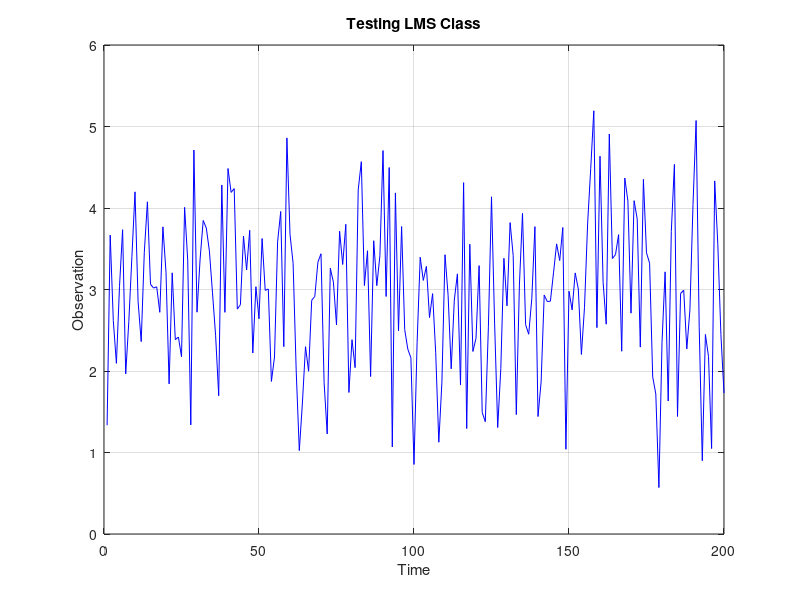

The MATLAB script that drew this image: (Note: this script raises an error after producing the figure.)
addpath("./Technique/")
rng(8988466)
x = [1 1 1]';
u = [1 1 1];
N = 200;
n = 1:N;
noise = randn(1,N);

d = u*x + noise;
%% Figures
figure(1)
plot(n,d,'b')
xlabel('Time')
ylabel('Observation')
title('Testing LMS Class')
hold on
grid on

%% Criando a técnica
tec1 = [Lms(); ...
        Lms('H_ini', [0 0 0]); ...
        Lms('n_win', 50); ...
        Lms('mu', 0.5); ...
        Lms('epsilon', 0.1)];
buf_obs = zeros(tec1(2).y_dim, tec1(2).n_win);
buf_st = zeros(tec1(2).x_dim, tec1(2).n_win);
y_hat = zeros(tec1(2).y_dim, N);
u_hat = zeros(tec1(2).y_dim, tec1(2).x_dim, N);
for i = 1:N
    buf_obs = update_buffer(buf_obs, d(i));
    buf_st = update_buffer(buf_st, x);
    y_hat(i) = tec1(2).apply(buf_obs, buf_st);
    u_hat(:,:,i) = tec1(2).get_H();
end

plot(n, y_hat, 'r')
hold off

%% The error
e1 = (y_hat-u*x).^2;
e2 = zeros(1,N);
for i = 1:N
    e2(i) = norm(u_hat(:,:,i)-u);
end
figure(2)
plot(n,10*log10(e1),'b')
title('Test LMS: Error.')
ylabel('e[n]')
xlabel('n')
grid on

figure(3)
plot(n,e2,'r')
title('Test LMS: Error.')
ylabel('e[n]')
xlabel('n')
grid on

%% functions
function buff = update_buffer(buffer, new_sample)
    buff = buffer;
    buff(:, 2:end) = buff(:, 1:end-1);
    buff(:, 1) = new_sample;
end